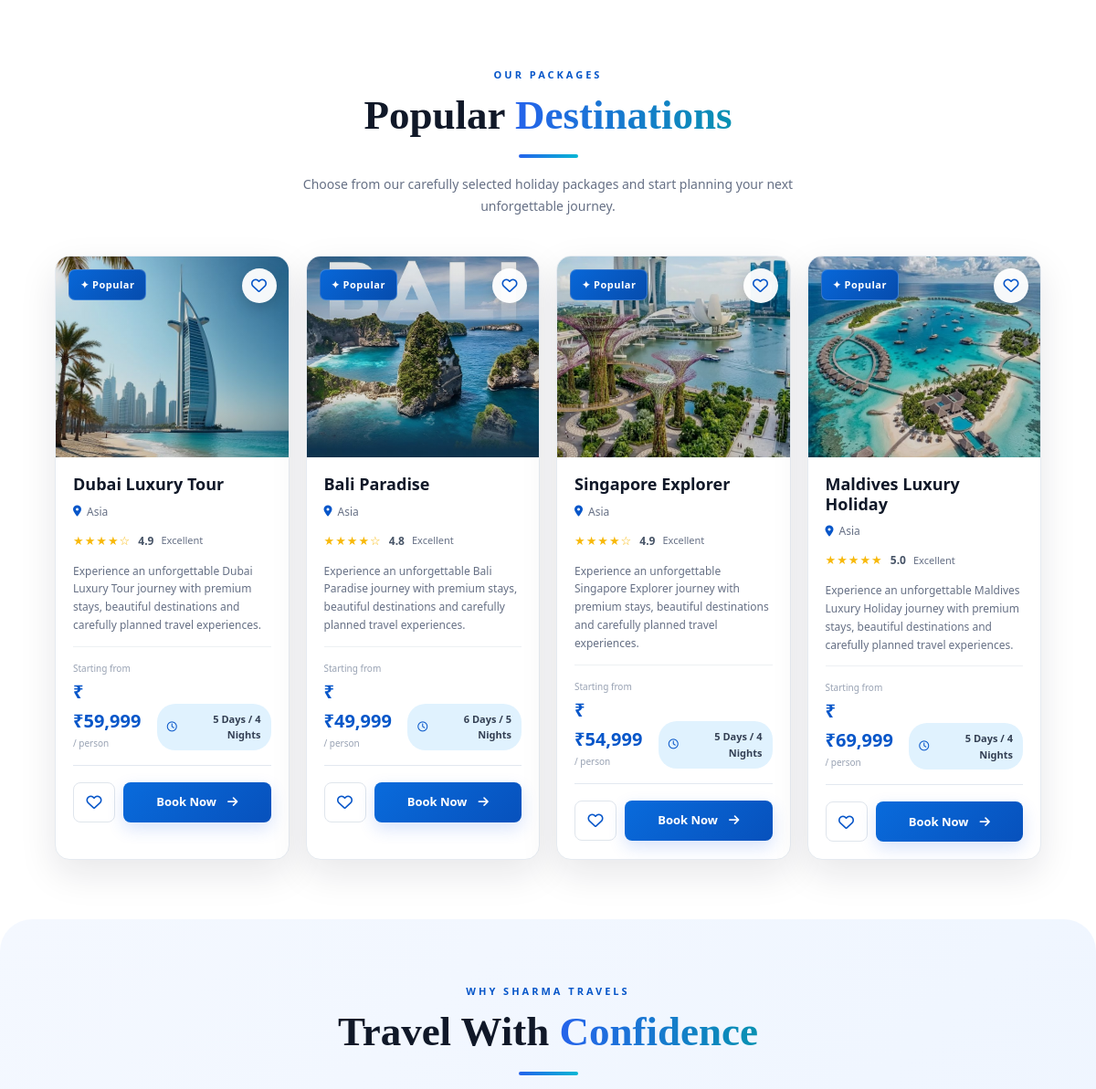
The page /package (middle part) on the database as committed earlier.
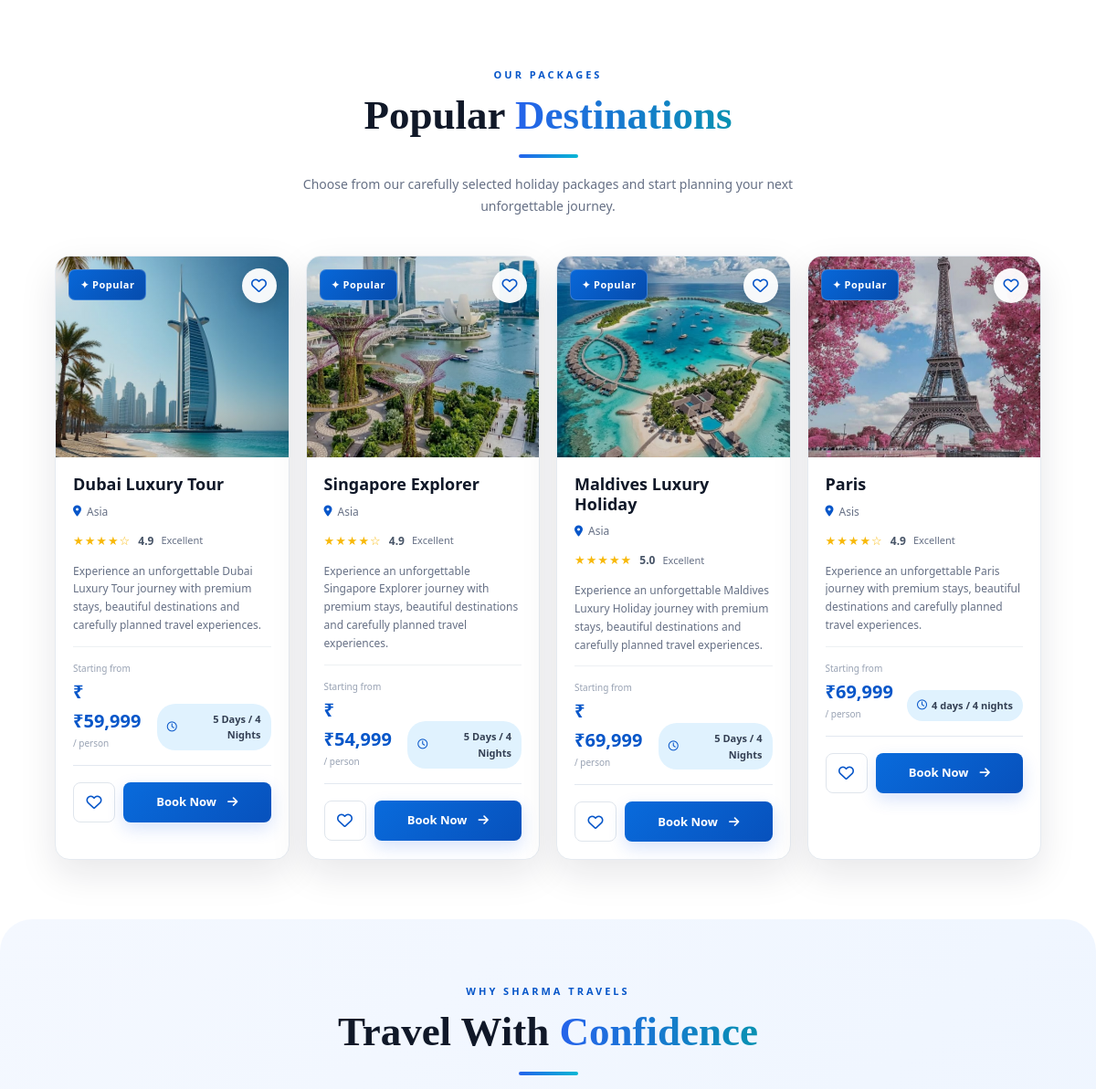
The same page on the database as committed later.
### app.py (models this page shows)
class Package(db.Model):
    id = db.Column(
        db.Integer,
        primary_key=True
    )
    title = db.Column(
        db.String(200),
        nullable=False
    )
    category = db.Column(
        db.String(100)
    )
    continent = db.Column(
        db.String(100)
    )
    duration = db.Column(
        db.String(100)
    )
    price = db.Column(
        db.String(50)
    )
    featured = db.Column(
        db.Boolean,
        default=False
    )
    active = db.Column(
        db.Boolean,
        default=True
    )
    image = db.Column(
        db.String(500)
    )
    rating = db.Column(
        db.Float,
        default=0
    )

### app.py (the view, shortened to what this page needs)
@app.route("/package")
def package():
    info = BusinessInfo.query.first()
    category_filter = request.args.get(
        "category",
        ""
    ).strip()
    search_query = request.args.get(
        "search",
        ""
    ).strip()
    packages = Package.query.filter_by(
        active=True
    )
    if category_filter:
        packages = packages.filter(
            Package.category.ilike(
                f"%{category_filter}%"
            )
        )
    packages = packages.all()
    return render_template(
        "package.html",
        info=info,
        package=packages,
        active_category=category_filter,
        search=search_query
    )

### templates/package.html (shortened to what the changed rows need)
{% extends "base.html" %}
{% block content %}
<section class="package-page">
    <section class="packages-section">
        <div class="package-section-heading">
            <h2>
                Popular <strong>Destinations</strong>
            </h2>
        </div>
        <div class="package-grid">
            {% if package %}
                {% for item in package %}
                <article class="package-card">
                    <div class="package-image">
                        <img
                            src="{{ url_for('static', filename='images/' + item.image) }}"
                            alt="{{ item.title }}"
                        >
                        <div class="image-overlay"></div>
                        <span class="package-tag">
                            ✦ Popular
                        </span>
                        {% if session.get('user_id') %}
                        <a
                            href="{{ url_for('add_to_wishlist', package_id=item.id) }}"
                            class="wishlist-top"
                            title="Add to Wishlist"
                        >
                            <i class="fa-regular fa-heart"></i>
                        </a>
                        {% else %}
                        <a
                            href="{{ url_for('login') }}"
                            class="wishlist-top"
                            title="Login to add wishlist"
                        >
                            <i class="fa-regular fa-heart"></i>
                        </a>
                        {% endif %}
                    </div>
                    <div class="package-content">
                        <h3>
                            {{ item.title }}
                        </h3>
                        <div class="package-location">
                            <i class="fa-solid fa-location-dot"></i>
                            <span>
                                {{ item.continent }}
                            </span>
                        </div>
                        <div class="package-rating">
                            <span class="stars">
                                {% if item.rating >= 5 %}
                                    ★★★★★
                                {% elif item.rating >= 4 %}
                                    ★★★★☆
                                {% elif item.rating >= 3 %}
                                    ★★★☆☆
                                {% elif item.rating >= 2 %}
                                    ★★☆☆☆
                                {% else %}
                                    ★☆☆☆☆
                                {% endif %}
                            </span>
                            <span class="rating-text">
                                {{ item.rating }}
                            </span>
                            <span class="reviews">
                                Excellent
                            </span>
                        </div>
                        <p class="package-description">
                            Experience an unforgettable
                            {{ item.title }} journey with
                            premium stays, beautiful destinations
                            and carefully planned travel experiences.
                        </p>
                        <div class="package-bottom">
                            <div class="price-box">
                                <span class="price-label">
                                    Starting from
                                </span>
                                <span class="package-price">
                                    ₹{{ item.price }}
                                </span>
                                <span class="price-duration">
                                    / person
                                </span>
                            </div>
                            <div class="package-days">
                                <i class="fa-regular fa-clock"></i>
                                {{ item.duration }}
                            </div>
                        </div>
                        <div class="package-actions">
                            {% if session.get('user_id') %}
                            <a
                                href="{{ url_for('add_to_wishlist', package_id=item.id) }}"
                                class="wishlist-btn"
                                title="Add to Wishlist"
                            >
                                <i class="fa-regular fa-heart"></i>
                            </a>
                            {% else %}
                            <a
                                href="{{ url_for('login') }}"
                                class="wishlist-btn"
                                title="Login to add Wishlist"
                            >
                                <i class="fa-regular fa-heart"></i>
                            </a>
                            {% endif %}
                            <a
                                href="{{ url_for('booking', package_id=item.id) }}"
                                class="book-btn"
                            >
                                Book Now
                                <i class="fa-solid fa-arrow-right"></i>
                            </a>
                        </div>
                    </div>
                </article>
                {% endfor %}
            {% endif %}
        </div>
    </section>
    <section class="package-features">
        <div class="package-section-heading">
            <h2>
                Travel With
                <strong>Confidence</strong>
            </h2>
        </div>
    </section>
</section>
{% endblock %}

Rows that differ between the two databases and show on the page:
removed Package: image (picture), title "Bali Paradise", continent "Asia", rating "4.8", price "₹49,999", duration "6 Days / 5 Nights"
added Package: image+title (picture), title "Paris", continent "Asis", rating "4.9", price "69,999", duration "4 days / 4 nights"
